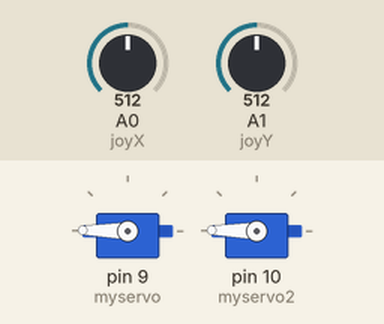
This sketch was run on a simulated Arduino Uno, built with avr-gcc and run on an emulated ATmega328P. Parts: 2 × servo. Inputs (shaded band) come from the test bench; at power-on: A0 (joyX) = 512, A1 (joyY) = 512.

Above: at 1.2 s.
1.3 s: A0 (joyX) set to 716
At 1.7 s:
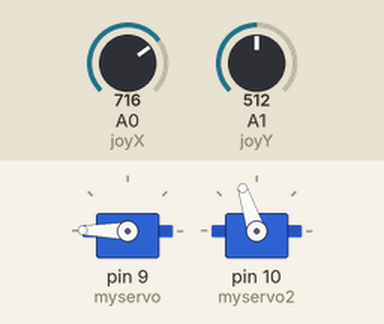
2.8 s: A1 (joyY) set to 716
At 4.0 s:
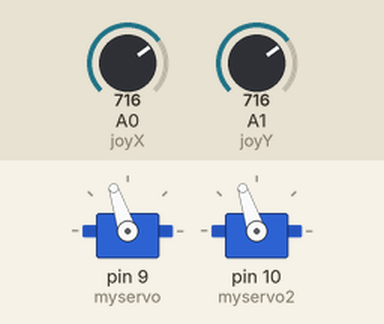
4.3 s: A0 (joyX) set to 900
At 5.2 s:
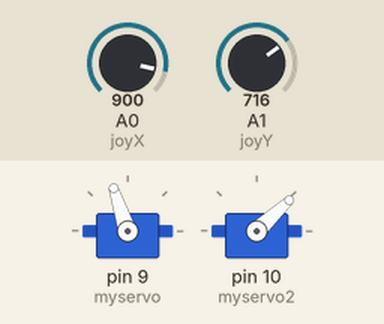
5.8 s: A1 (joyY) set to 900
At 6.3 s:
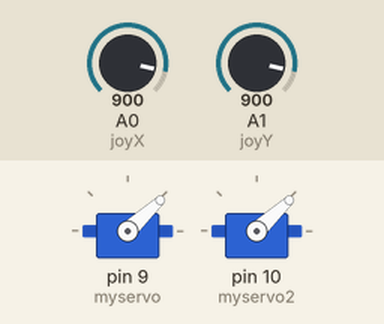
7.3 s: A0 (joyX) set to 1023
At 8.5 s:
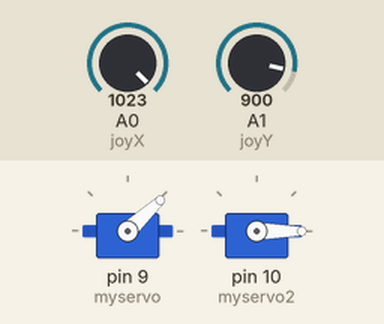
8.8 s: A1 (joyY) set to 1023
At 9.8 s:
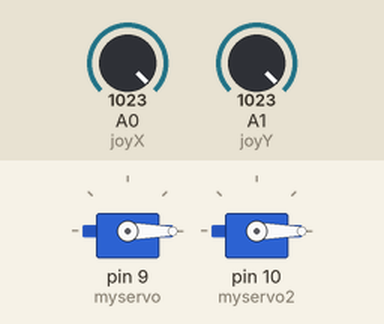
Timing chart, 0 to 11.3 s (numbered marks = the images above; inputs shaded):
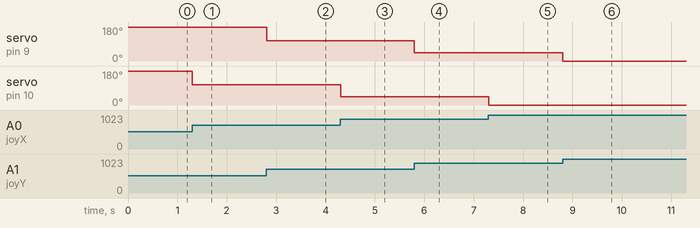

The sketch:

Latihan_PSI.ino
```cpp
// I am connecting two servos to a jostick where each servo will represent one axis of Joystick's movement

#include <Servo.h>

Servo myservo;  // create servo object to control a servo
Servo myservo2;

int pos = 0;    // variable to store the servo position
int joyX = 0;   //Analog pin to which the joystick (X) is connected
int joyY = 1;   //Analog pin to which the joystick (Y) is connected

void setup() {

  myservo.attach(9);  // attaches the servo on pin 9 to the servo object
  myservo2.attach(10);
}

void loop() {
    int valX = analogRead(joyX); //Read the joystick X value (value between 0 and 1023)
    int valY = analogRead(joyY); //Read the joystick Y value (value between 0 and 1023)

    valX = map(valX, 1023, 0, 0, 360); //Scale the joystick X value to use it with the servo
    valY = map(valY, 1023, 0, 0, 360); //Scale the joystick X value to use it with the servo

    //Sets the servo position according to the scaled values.
    myservo.write(valY);   // will move vertical Servo
    myservo2.write(valX);  // will move horizontal servo

    delay(5);


}
```

Measured:
- after the input at 1.3 s, servo on pin 10 (myservo2): 179° → 108° at once
- after the input at 2.8 s, servo on pin 9 (myservo): 179° → 108° at once
- after the input at 4.3 s, servo on pin 10 (myservo2): 108° → 43° at once
- after the input at 5.8 s, servo on pin 9 (myservo): 108° → 43° at once
- after the input at 7.3 s, servo on pin 10 (myservo2): 43° → 0° at once
- after the input at 8.8 s, servo on pin 9 (myservo): 43° → 0° at once
